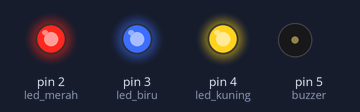
Recording of a sketch running on a simulated Arduino Uno, built with avr-gcc and run on an emulated ATmega328P. On the bench: output pins drawn as LEDs (lit = HIGH), buzzer (waves = sounding, pin HIGH).

Above: at 0.5 s.
At 1.5 s:
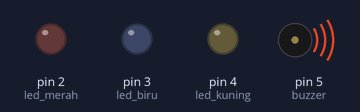
Timing chart, 0 to 3.0 s (numbered marks = the images above):
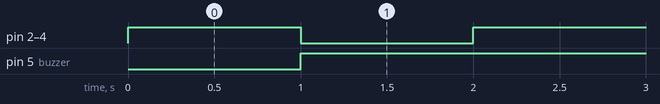

Measured:
- by itself, pin 2 (led_merah), pin 3 (led_biru), pin 4 (led_kuning): alternates HIGH for 1.0 s and LOW for 1.0 s
- by itself, pin 5 (buzzer): LOW → HIGH at 1.0 s

The sketch:

TEST_LED_DAN_BUZZER.ino
```cpp
int led_merah=2;
int led_kuning=4;
int led_biru=3;
int buzzer=5;
void setup() {
  // put your setup code here, to run once:
  pinMode(led_biru, OUTPUT);
  pinMode(led_merah, OUTPUT);
  pinMode(led_kuning, OUTPUT);
  pinMode(buzzer, OUTPUT);
}

void loop() {
  // put your main code here, to run repeatedly:
  digitalWrite(led_merah, HIGH);
  digitalWrite(led_biru, HIGH);
  digitalWrite(led_kuning, HIGH);
  delay(1000);
  digitalWrite(led_merah, LOW);
  digitalWrite(led_biru, LOW);
  digitalWrite(led_kuning, LOW);
  digitalWrite(buzzer, HIGH);
  delay(1000);
}
```
